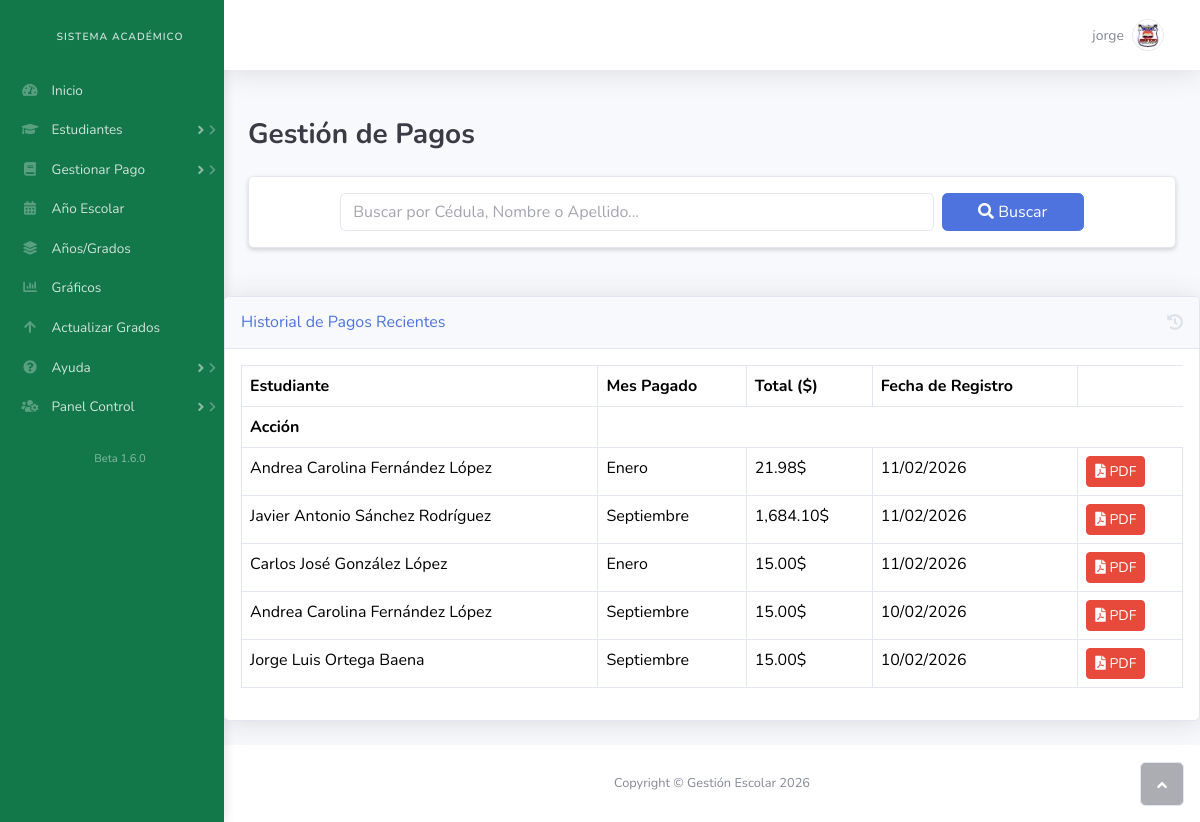
Page /pagos.php (signed in) on the committed database.
### tables this page shows
CREATE TABLE `pagos` (
  `id` int(11) NOT NULL,
  `estudiante_id` int(11) NOT NULL,
  `anio_escolar_id` int(11) NOT NULL,
  `mes` varchar(20) NOT NULL,
  `monto` decimal(10,2) NOT NULL,
  `iva` decimal(10,2) NOT NULL,
  `total` decimal(10,2) NOT NULL,
  `fecha_pago` timestamp NOT NULL DEFAULT current_timestamp()
);

CREATE TABLE `estudiantes` (
  `id` int(11) NOT NULL AUTO_INCREMENT,
  `representante_id` int(11) DEFAULT NULL,
  `cedula` varchar(20) NOT NULL,
  `nombres` varchar(100) NOT NULL,
  `apellidos` varchar(100) NOT NULL,
  `sexo` enum('masculino','femenino') NOT NULL,
  `fecha_nacimiento` date NOT NULL,
  `edad` int(11) NOT NULL,
  `telefono` varchar(20) DEFAULT NULL,
  `observaciones` text DEFAULT NULL,
  `estado` varchar(100) NOT NULL,
  `municipio` varchar(100) NOT NULL,
  `localidad` varchar(100) NOT NULL,
  `plantel_procedencia` varchar(100) DEFAULT NULL,
  `foto` varchar(255) DEFAULT NULL,
  PRIMARY KEY (`id`)
);

### pagos.php (the view, shortened to what this page needs)
<?php
include 'db.php';
$sql_historial = "SELECT p.*, e.nombres, e.apellidos
                  FROM pagos p
                  JOIN estudiantes e ON p.estudiante_id = e.id
                  ORDER BY p.fecha_pago DESC LIMIT 5";
$historial_reciente = $conn->query($sql_historial);
$busqueda = $_GET["busqueda"] ?? null;
?>
<!DOCTYPE html>
<html data-bs-theme="light" lang="en">
<head>
    <link rel="stylesheet" href="assets/bootstrap/css/bootstrap.min.css">
    <link rel="stylesheet" href="assets/fonts/fontawesome-all.min.css">
</head>
<body id="page-top">
    <div id="wrapper">
        <?php include 'nav.php'; ?>
        <div class="d-flex flex-column" id="content-wrapper">
            <div id="content">
                <div class="d-flex flex-column" id="content-wrapper">
            <div id="content">
                <nav class="navbar navbar-expand bg-white shadow mb-4 topbar static-top navbar-light">
                    <div class="container-fluid">
                        <ul class="navbar-nav flex-nowrap ms-auto">
                            <li class="nav-item dropdown no-arrow">
                                <div class="nav-item dropdown no-arrow">
                                    <a class="dropdown-toggle nav-link" aria-expanded="false" data-bs-toggle="dropdown" href="#">
                                        <span class="d-none d-lg-inline me-2 text-gray-600 small"><?php echo $_SESSION["username"]; ?></span>
                                        <img class="border rounded-circle img-profile" src="assets/img/avatars/1.jpg">
                                    </a>
                                </div>
                            </li>
                        </ul>
                    </div>
                </nav>
        <div class="container-fluid py-4">
            <h3 class="text-dark fw-bold mb-4">Gestión de Pagos</h3>
            <div class="card shadow-sm mb-4">
                <div class="card-body">
                    <form method="GET" action="pagos.php" class="row g-2 justify-content-center">
                        <div class="col-md-8">
                            <input type="text" name="busqueda" class="form-control"
                                   placeholder="Buscar por Cédula, Nombre o Apellido..."
                                   value="<?= htmlspecialchars($busqueda ?? '') ?>">
                        </div>
                        <div class="col-md-2">
                            <button type="submit" class="btn btn-primary w-100">
                                <i class="fas fa-search"></i> Buscar
                            </button>
                        </div>
                    </form>
                </div>
            </div>
        </div>
    </div>
<div class="card shadow mb-4">
    <div class="card-header py-3 d-flex justify-content-between align-items-center">
        <h6 class="m-0 font-weight-bold text-primary">Historial de Pagos Recientes</h6>
        <i class="fas fa-history text-gray-300"></i>
    </div>
    <div class="card-body">
        <div class="table-responsive">
            <table class="table table-bordered table-hover" width="100%" cellspacing="0">
                <thead class="bg-light">
                    <tr>
                        <th>Estudiante</th>
                        <th>Mes Pagado</th>
                        <th>Total ($)</th>
                        <th>Fecha de Registro</th>
                    </tr>
                </thead>
                <tbody>
                    <?php if ($historial_reciente && $historial_reciente->num_rows > 0): ?>
                        <th>Acción</th>
<?php while ($h = $historial_reciente->fetch_assoc()): ?>
<tr>
    <td><?= $h['nombres'] . " " . $h['apellidos'] ?></td>
    <td><?= $h['mes'] ?></td>
    <td><?= number_format($h['total'], 2) ?>$</td>
    <td><?= date('d/m/Y', strtotime($h['fecha_pago'])) ?></td>
    <td>
        <a href="generar_factura.php?id=<?= $h['id'] ?>" class="btn btn-sm btn-danger" title="Descargar PDF">
            <i class="fas fa-file-pdf"></i> PDF
        </a>
    </td>
</tr>
<?php endwhile; ?>
                    <?php else: ?>
                        <tr><td colspan="4" class="text-center">No hay pagos registrados recientemente.</td></tr>
                    <?php endif; ?>
                </tbody>
            </table>
        </div>
    </div>
</div>
            <footer class="bg-white sticky-footer">
                <div class="container my-auto">
                    <div class="text-center my-auto copyright"><span>Copyright © Gestión Escolar 2026</span></div>
                </div>
            </footer>
        </div>
        <a class="border rounded d-inline scroll-to-top" href="#page-top"><i class="fas fa-angle-up"></i></a>
    </div>
</body>
</html>

### nav.php (style rules this page uses)
.nav-link { transition: all 0.2s; }

### rows in the picture
pagos: estudiante.nombres "Andrea Carolina", estudiante.apellidos "Fernández López", mes "Enero", total "21.98", fecha_pago "11/02/2026"
pagos: estudiante.nombres "Javier Antonio", estudiante.apellidos "Sánchez Rodríguez", mes "Septiembre", total "1,684.10", fecha_pago "11/02/2026"
pagos: estudiante.nombres "Carlos José", estudiante.apellidos "González López", mes "Enero", total "15.00", fecha_pago "11/02/2026"
pagos: estudiante.nombres "Andrea Carolina", estudiante.apellidos "Fernández López", mes "Septiembre", total "15.00", fecha_pago "10/02/2026"
pagos: estudiante.nombres "Jorge Luis", estudiante.apellidos "Ortega Baena", mes "Septiembre", total "15.00", fecha_pago "10/02/2026"

### other values in the picture
$_SESSION["username"] "jorge"
